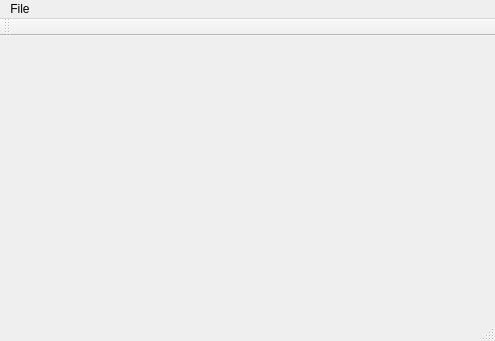
<?xml version="1.0" encoding="UTF-8"?>
<ui version="4.0">
 <class>MainWindow</class>
 <widget class="QMainWindow" name="MainWindow">
  <property name="geometry">
   <rect>
    <x>0</x>
    <y>0</y>
    <width>495</width>
    <height>341</height>
   </rect>
  </property>
  <property name="windowTitle">
   <string>MainWindow</string>
  </property>
  <widget class="QWidget" name="centralWidget">
   <widget class="QWidget" name="verticalLayoutWidget">
    <property name="geometry">
     <rect>
      <x>60</x>
      <y>20</y>
      <width>361</width>
      <height>251</height>
     </rect>
    </property>
    <layout class="QVBoxLayout" name="verticalLayout" stretch="">
     <property name="spacing">
      <number>0</number>
     </property>
    </layout>
   </widget>
  </widget>
  <widget class="QMenuBar" name="menuBar">
   <property name="geometry">
    <rect>
     <x>0</x>
     <y>0</y>
     <width>495</width>
     <height>21</height>
    </rect>
   </property>
   <widget class="QMenu" name="menuOptical_Flow">
    <property name="title">
     <string>File</string>
    </property>
    <addaction name="actionOpen_Sequence"/>
    <addaction name="separator"/>
    <addaction name="actionExit"/>
   </widget>
   <addaction name="menuOptical_Flow"/>
  </widget>
  <widget class="QToolBar" name="mainToolBar">
   <attribute name="toolBarArea">
    <enum>TopToolBarArea</enum>
   </attribute>
   <attribute name="toolBarBreak">
    <bool>false</bool>
   </attribute>
  </widget>
  <widget class="QStatusBar" name="statusBar"/>
  <action name="actionOpen_Sequence">
   <property name="text">
    <string>Open Sequence</string>
   </property>
  </action>
  <action name="actionExit">
   <property name="text">
    <string>Exit</string>
   </property>
  </action>
 </widget>
 <layoutdefault spacing="6" margin="11"/>
 <resources/>
 <connections/>
</ui>
